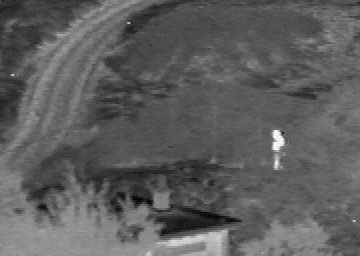
%> input picture False Color/1809i.bmp, 360 x 256 px
$ octave --eval "jiacaise1;"   (GNU Octave 9; MATLAB toolbox functions it lacks are replaced by stand-ins)
%> lines starting %> are read from the running program, lines starting %| are printed output that depends on the picture
### False Color/gslvbo.m
function Y=gslvbo(X)

X1=im2double(X);
[hig,wid]=size(X1);

g=[0.0018;0.0215;0.0965;0.1592;0.0965;0.0215;0.0018];
G=g./(ones(size(g'))*g);
G=G*G';

X2=X1;

for y=4:hig-3
	for x=4:wid-3
        temp=[X1(y-3,x-3),X1(y-3,x-2),X1(y-3,x-1),X1(y-3,x),X1(y-3,x+1),X1(y-3,x+2),X1(y-3,x+3)
            X1(y-2,x-3),X1(y-2,x-2),X1(y-2,x-1),X1(y-2,x),X1(y-2,x+1),X1(y-2,x+2),X1(y-2,x+3)
            X1(y-1,x-3),X1(y-1,x-2),X1(y-1,x-1),X1(y-1,x),X1(y-1,x+1),X1(y-1,x+2),X1(y-1,x+3)
            X1(y,x-3),X1(y,x-2),X1(y,x-1),X1(y,x),X1(y,x+1),X1(y,x+2),X1(y,x+3)
            X1(y+1,x-3),X1(y+1,x-2),X1(y+1,x-1),X1(y+1,x),X1(y+1,x+1),X1(y+1,x+2),X1(y+1,x+3)
            X1(y+2,x-3),X1(y+2,x-2),X1(y+2,x-1),X1(y+2,x),X1(y+2,x+1),X1(y+2,x+2),X1(y+2,x+3)
            X1(y+3,x-3),X1(y+3,x-2),X1(y+3,x-1),X1(y+3,x),X1(y+3,x+1),X1(y+3,x+2),X1(y+3,x+3)];
        X2(y,x)=(ones(size(g')))*(G.*temp)*(ones(size(g)));
	end
end

Y=im2uint8(X2);

### False Color/canny4.m
function Y=canny4(X,TL,TH)

X=gslvbo(X);
figure;imshow(X);
X1=im2double(X);
[hig,wid]=size(X1);

X2=zeros(hig,wid);Z2=X2;
X3=X2;X4=X2;X5=X2;

M1=[02,05,02
    -1,00,-1
    -2,-3,-2];
M2=[-1,02,05
    -2,00,02
    -3,-2,-1];
M3=[-2,-1,02
    -3,00,05
    -2,-1,02];
M4=[-3,-2,-1
    -2,00,02
    -1,02,05];
M5=[-2,-3,-2
    -1,00,-1
    02,05,02];
M6=[-1,-2,-3
    02,00,-2
    05,02,-1];
M7=[02,-1,-2
    05,00,-3
    02,-1,-2];
M8=[05,02,-1
    02,00,-2
    -1,-2,-3];

for y=2:hig-1
    for x=2:wid-1
        M0=[X1(y-1,x-1),X1(y-1,x),X1(y-1,x+1)
            X1(y-0,x-1),X1(y-0,x),X1(y-0,x+1)
            X1(y+1,x-1),X1(y+1,x),X1(y+1,x+1)];

        div(1)=[1,1,1]*(M1.*M0)*[1;1;1];
        div(2)=[1,1,1]*(M2.*M0)*[1;1;1];
        div(3)=[1,1,1]*(M3.*M0)*[1;1;1];
        div(4)=[1,1,1]*(M4.*M0)*[1;1;1];
        div(5)=[1,1,1]*(M5.*M0)*[1;1;1];
        div(6)=[1,1,1]*(M6.*M0)*[1;1;1];
        div(7)=[1,1,1]*(M7.*M0)*[1;1;1];
        div(8)=[1,1,1]*(M8.*M0)*[1;1;1];
        div=div./9;
        divmax=max(div);
        X2(y,x)=divmax;

        if divmax==div(1)
            Z2(y,x)=1;
        elseif divmax==div(2)
            Z2(y,x)=2;
        elseif divmax==div(3)
            Z2(y,x)=3;
        elseif divmax==div(4)
            Z2(y,x)=4;
        elseif divmax==div(5)
            Z2(y,x)=5;
        elseif divmax==div(6)
            Z2(y,x)=6;
        elseif divmax==div(7)
            Z2(y,x)=7;
        else
            Z2(y,x)=8;
        end

    end
end

MAX=max(max(X2));
MIN=min(min(X2));
for i=1:hig
    for j=1:wid
        X3(i,j)=(X2(i,j)-MIN)/(MAX-MIN);
    end
end

Z3=Z2;
X33=X3;

for y=hig-1:-1:2
    for x=wid-1:-1:2
        if (Z3(y,x)==1) || (Z3(y,x)==5)
            if (X33(y,x)<X33(y-1,x)) || (X33(y,x)<X33(y+1,x))
                X3(y,x)=0;
            end
        elseif (Z3(y,x)==2) || (Z3(y,x)==6)
            if (X33(y,x)<X33(y+1,x-1)) || (X33(y,x)<X33(y-1,x+1))
                X3(y,x)=0;
            end
        elseif (Z3(y,x)==3) || (Z3(y,x)==7)
            if (X33(y,x)<X33(y,x-1)) || (X33(y,x)<X33(y,x+1))
                X3(y,x)=0;
            end
        elseif (Z3(y,x)==4) || (Z3(y,x)==8)
            if (X33(y,x)<X33(y-1,x-1)) || (X33(y,x)<X33(y+1,x+1))
                X3(y,x)=0;
            end
        end
    end
end

for y=1+2:hig-2
    for x=1+2:wid-2
        if X3(y,x)>TL
            X4(y,x)=1;
        end
        if X3(y,x)>TH
            X5(y,x)=1;
        end
    end
end

%%以下开始生长%%
flag=0;
X6=X5;
while flag==0
    X66=pengzhang(X6);
    X66=X66.*X4;
    X666=X66-X6;
    TEMP=ones(1,hig)*X666*ones(wid,1);
    X6=X66;
    if TEMP==0
        flag=1;
    end
end

Y=im2uint8(X6);

### False Color/jiacaise1.m
function jiacaise1

I=imread('1809i.bmp');
%> I: size 256x360 uint8; min 0, max 253, mean 93.8
V=imread('1809v.bmp');
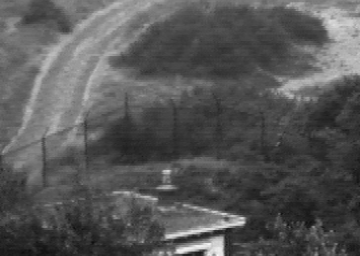
%> input picture False Color/1809v.bmp, 360 x 256 px
%> V: size 256x360 uint8; min 5, max 239, mean 77.9
V=V(1:254,5:356);I=I(3:256,1:352);
%> after `V=V(1:254,5:356)`:
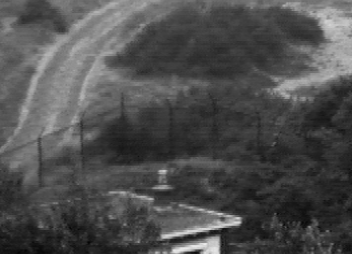
%> V: size 254x352 uint8; min 5, max 235, mean 78.1
%> after `I=I(3:256,1:352)`:
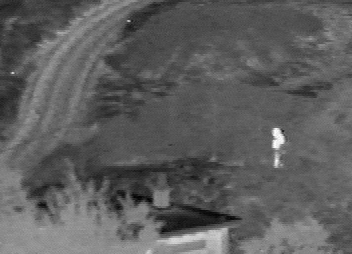
%> I: size 254x352 uint8; min 0, max 253, mean 93.8

TH=0.1;TL=TH*0.4;
% tic
V1=canny4(V,TL,TH);I1=canny4(I,TL,TH);
% toc
for y=1:254
    for x=1:352
        if (V1(y,x)==255) && (I1(y,x)==255)
            V(y,x)=255;
            I(y,x)=255;
        end
    end
end

F(:,:,1)=I;F(:,:,2)=V;F(:,:,3)=V.*0;

figure(1);imshow(I);title('红外线');
figure(2);imshow(V);title('可见光');
figure(3);imshow(F);title('假彩色融合');
%> (the run ends here)
